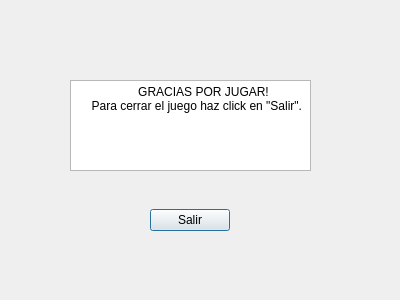
<?xml version="1.0" encoding="UTF-8"?>
<ui version="4.0">
 <class>Ventana_finde_juego_nivel_2</class>
 <widget class="QDialog" name="Ventana_finde_juego_nivel_2">
  <property name="geometry">
   <rect>
    <x>0</x>
    <y>0</y>
    <width>400</width>
    <height>300</height>
   </rect>
  </property>
  <property name="windowTitle">
   <string>Dialog</string>
  </property>
  <widget class="QWidget" name="horizontalLayoutWidget">
   <property name="geometry">
    <rect>
     <x>110</x>
     <y>180</y>
     <width>160</width>
     <height>80</height>
    </rect>
   </property>
   <layout class="QHBoxLayout" name="horizontalLayout">
    <item>
     <spacer name="horizontalSpacer_2">
      <property name="orientation">
       <enum>Qt::Horizontal</enum>
      </property>
      <property name="sizeHint" stdset="0">
       <size>
        <width>40</width>
        <height>20</height>
       </size>
      </property>
     </spacer>
    </item>
    <item>
     <widget class="QPushButton" name="pushButton">
      <property name="text">
       <string>Salir</string>
      </property>
     </widget>
    </item>
    <item>
     <spacer name="horizontalSpacer">
      <property name="orientation">
       <enum>Qt::Horizontal</enum>
      </property>
      <property name="sizeHint" stdset="0">
       <size>
        <width>40</width>
        <height>20</height>
       </size>
      </property>
     </spacer>
    </item>
   </layout>
  </widget>
  <widget class="QPlainTextEdit" name="plainTextEdit">
   <property name="geometry">
    <rect>
     <x>70</x>
     <y>80</y>
     <width>241</width>
     <height>91</height>
    </rect>
   </property>
   <property name="plainText">
    <string>                   GRACIAS POR JUGAR!
     Para cerrar el juego haz click en &quot;Salir&quot;.</string>
   </property>
  </widget>
 </widget>
 <resources/>
 <connections/>
</ui>
